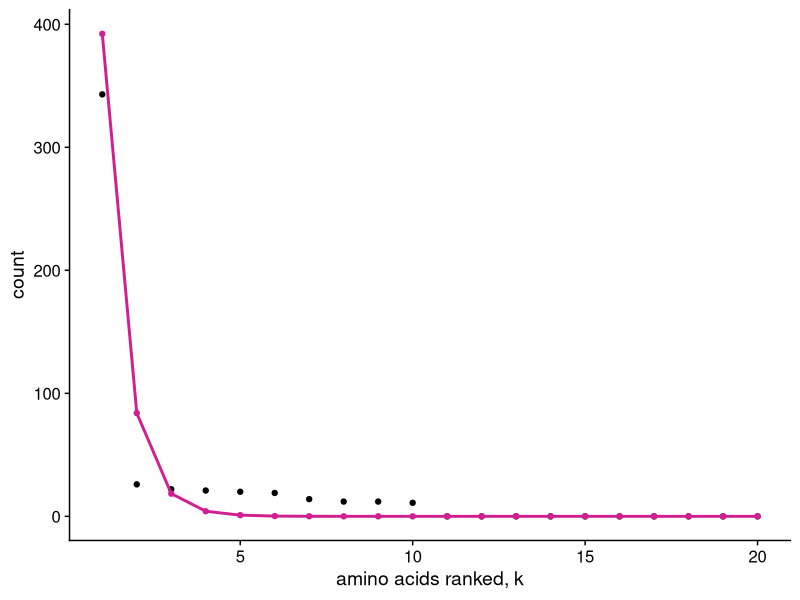
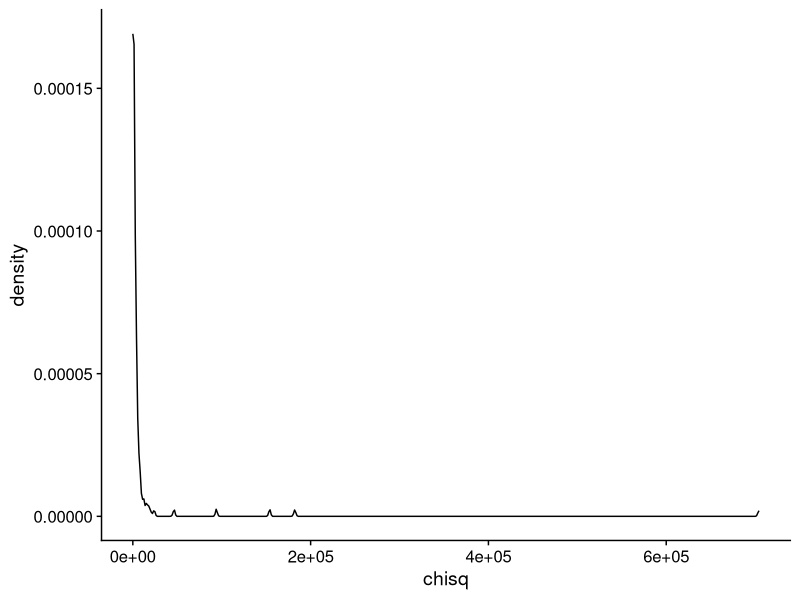
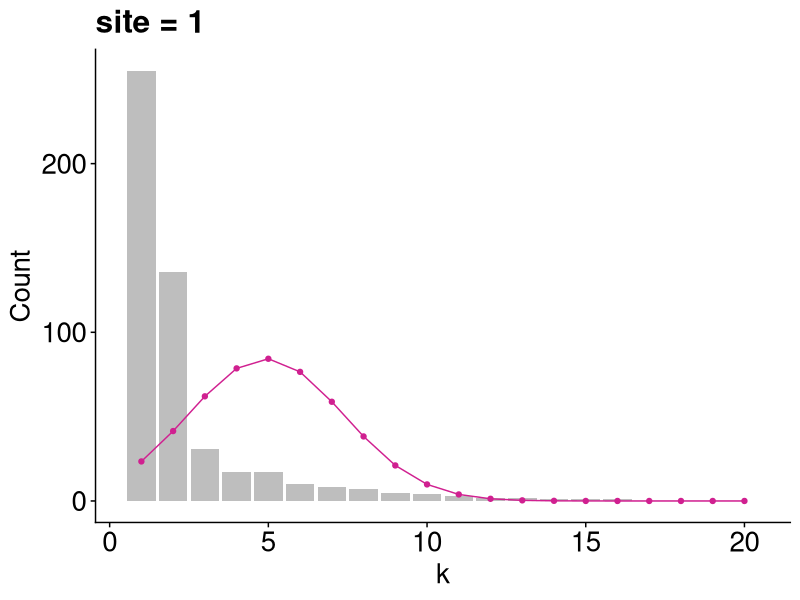
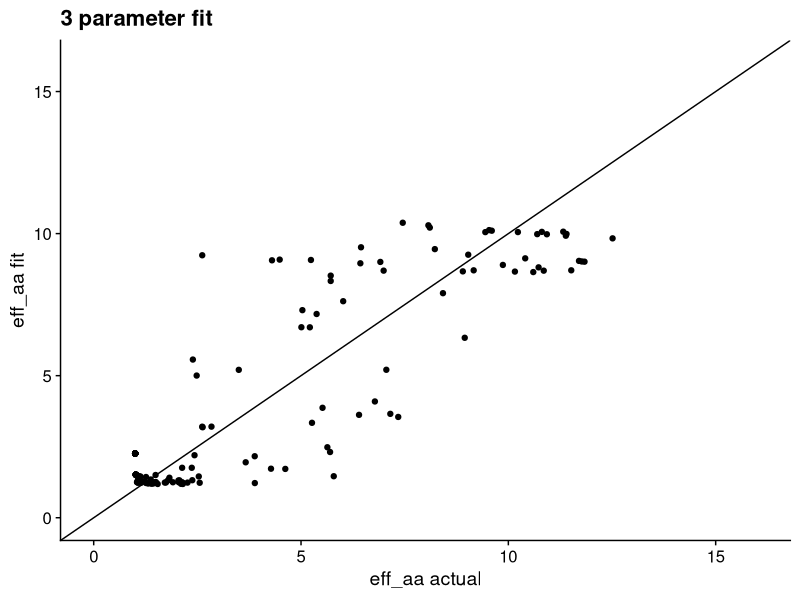
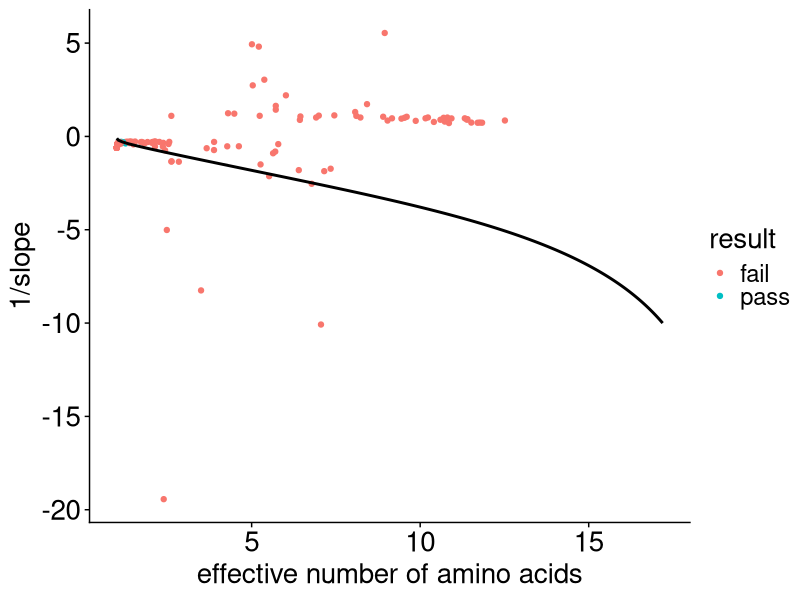

Source code (R) for these figures, in order:
# fit quadratic model to normalized, log-transformed data
# fitting 3 parameter: slope, slope^2, intercept
# use non-linear model, fit to all aa (add small value to zero counts)

library(tidyverse)
library(stringr)
library(cowplot)
library(broom)
theme_set(theme_cowplot())

# read in data
alignment <-read_csv("data/simulated/results_1B4T_A_evolved_split.csv", col_types = cols(.default = "c")) 

# tidy data used for null
alignment %>% 
  mutate(sequence = as.numeric(1:nrow(alignment)) ) %>% 
  gather(key = "site", value = "aa", 1:153) -> tidy_align  

tidy_align$site = as.numeric(tidy_align$site) 

#tidy_align %>% filter(sequence <= 100) -> tidy_align

#---------- ACTUAL DISTRIBUTION ----------
# determine the number of each AA at each site
tidy_align %>% 
  group_by(site, aa) %>% 
  summarize(count = n()) -> site_aa_count

empty_counts <- data_frame(aa = c('A', 'C', 'D', 'E', 'F', 'G', 'H', 'I', 'K', 'L', 'M', 'N', 'P', 'Q', 'R', 'S', 'T', 'V', 'W', 'Y'), 
                           count = rep(0, 20))

# 1. First write a function that can take a data frame with amino acids at one site, and return a data frame with counts, including zeros.
count_by_site <- function(site_df) {
  site_df %>% 
    group_by(aa) %>% 
    summarize(count = n()) -> counts
  full_join(counts, anti_join(empty_counts, counts, by = 'aa'))
}

# 2. Then call that function for all sites and combine the resulting data frames.
tidy_align %>% nest(-site) %>%
  mutate(counts = map(data, count_by_site)) %>%
  dplyr::select(-data) %>%   # use sessionInfo() to find what packages are loaded, conflicted package to give warnings
  unnest() -> all_count


#----------- ESTIMATED DISTRIBUTION ------------
# USING ONLY OBSERVED AA
# order aa by relative frequency
all_count %>%
  arrange(all_count$site, desc(count)) -> ordered_count

# make the categorical variable (aa) numerical (k) by numbering aa's 1-20 in order of freq
ordered_count %>%
  group_by(site) %>%
  mutate(k = as.numeric(1:20)) -> ordered_count

# # remove aa with zero values
# ordered_count %>%
#   filter(count > 0) -> observed_aa

# add a small constant to include aa with zero values
ordered_count %>%
  mutate(count = count + 0.000001) -> observed_aa
ordered_count %>%
  mutate(count_mod = count + 0.000001) -> ordered_count

# count relative to most frequent - rescale to 1 for highly conserved sites
observed_aa %>%
  group_by(site) %>%
  mutate(rel_count = count/max(count)) -> observed_aa

# log-transformed data
observed_aa %>%
  mutate(ln_count = log(rel_count)) -> observed_aa 

#observed_aa %>% filter(site == 75) %>% ggplot(aes(x=k, y=rel_count)) + geom_point()

# fit with two parameters 
#observed_aa %>% mutate(k2 = k*k) -> two_param

#ak+bk^2
#a(k-k0)^2; k0<1, a<= 0
# poly(k,2) not working
observed_aa %>% nest(-site) %>%
  mutate(fit = map(data, ~ lm(ln_count ~ k + I(k^2), data = .)),
         intercept = map_dbl(fit, ~ (.)$coefficients[1]),
         slope = map_dbl(fit, ~ (.)$coefficients[2]),
         sqr_slp = map_dbl(fit, ~ (.)$coefficients[3])) %>% 
  select(-data, -fit) -> fits_2param

# visualize the distribution (at a given site) with linear fits
ordered_count %>%
  group_by(site) %>%
  mutate(rel_count = count/max(count)) -> ordered_count
ordered_count %>%
  mutate(ln_count = log(rel_count)) -> ordered_count

ordered_count %>% 
  left_join(fits_2param, by = "site") %>% 
  mutate(est_dist = slope*exp(k*slope + k*k*sqr_slp + intercept)) -> ordered_count

# rescale to compare w raw count
ordered_count %>%
  group_by(site) %>%
  mutate(est_rel = est_dist/sum(est_dist)) %>%
  mutate(est_count = sum(count)*est_rel) -> ordered_count

# visual comparison
ordered_count %>%
  filter(site == 4) %>%
  ggplot(aes(x = k)) +
  geom_point(aes(y = count), fill = "grey", stat='identity') +
  geom_point(aes(y = est_count, color = "violetred")) +
  geom_line(aes(y = est_count, color = "violetred"), size = 1) +
  scale_color_manual(name = "distribution",
                     values = c("grey" = "grey", "violetred" = "violetred"),
                     labels = c("actual", "estimated"))  +
  labs(x = "amino acids ranked, k", y = "count") +
  theme(legend.position = "none") 


# add small constant to est count for sites that have estimated zero counts
# ordered_count %>%
#   mutate(est_count_mod = est_count+0.00001) -> ordered_count

#------- CHI-SQUARED: ACTUAL VS. ESTIMATED DIST -------
# use raw count
ordered_count %>% nest(-site) %>%
  mutate(chisq = map(data, ~ sum(((.$count_mod - .$est_count)^2)/.$est_count)),
         p_value = map_dbl(chisq, ~ pchisq(., 16, lower.tail=FALSE))) %>% 
  select(-data) %>%
  mutate(p.adjusted = p.adjust(p_value, method= "fdr")) -> chisq_results

chisq_results %>%
  mutate(result = "pass") -> chisq_results

chisq_results$result[chisq_results$p.adjusted < 0.05] <- "fail"

# REMOVE 
chisq_results %>% 
  filter(chisq != "NA") -> chisq_results
chisq_results %>%
  filter(chisq != "NaN") -> chisq_results

chisq_results %>% filter(result == "fail") %>% nrow()/nrow(chisq_results)

chisq_results$chisq <- as.numeric(chisq_results$chisq)
ggplot(chisq_results, aes(chisq)) + geom_density() 

# chisq_results %>% mutate(method = "quadratic") -> chisq_results
# chisq_results_reg %>% mutate(method = "linear") -> chisq_results_reg
# full_join(chisq_results, chisq_results_reg) -> compare_chi
# 
# ggplot(compare_chi, aes(chisq, fill = method)) + geom_density(alpha = 0.5) + xlim(0,600)
# 
# full_join(compare_chi,eff_aa_all) -> compare_chi_eff
# compare_chi_eff %>% filter(result != "NA") -> compare_chi_eff
# 
# ggplot(compare_chi_eff, aes(x=result, y=eff_aa, fill=method)) + geom_violin(alpha=0.5) #+ coord_flip()
# 
# chisq_results %>% filter(result == "fail") %>% nrow()/nrow(chisq_results)
# chisq_results_reg %>% filter(result == "fail") %>% nrow()/nrow(chisq_results_reg)

ordered_count %>%
  filter(site == 1) %>%
  ggplot(aes(x = k)) +
  geom_bar(aes(y = count, fill = "actual"), fill = "grey", stat='identity') +
  geom_point(aes(y = est_count, color = "Estimated")) +
  geom_line(aes(y = est_count, color = "Estimated")) +
  scale_color_manual(" ", values = c("actual" = "grey", "Estimated" = "violetred"))  +
  scale_fill_manual(" ", values = "grey")  +
  theme(legend.position = "none") +
  labs(x = "k", y = "Count") +
  theme(text = element_text(size = 20),
        axis.text = element_text(size = 20)) +
  ggtitle("site = 1") #+ scale_y_log10()

#------- EFFECTIVE NUMBER OF AMINO ACIDS --------
# site_aa_count is actual dist. DOES NOT CONTAIN AA AT ZERO

# eff aa for actual distribution
observed_aa %>%
  group_by(site) %>%
  mutate(frequency = (count)/sum(count)) -> site_aa_freq

site_aa_freq %>% 
  mutate(flnf = frequency*log(frequency)) %>%
  group_by(site) %>% 
  summarize(entropy = -sum(flnf),
            eff_aa = exp(entropy),
            n = length(unique(aa))) -> eff_aa_all

# eff aa for estimated distribution
ordered_count %>% 
  group_by(site) %>%
  mutate(freq = (est_count)/sum(est_count)) -> site_aa_freq_2
site_aa_freq_2 %>% 
  mutate(flnf = freq*log(freq)) %>%
  group_by(site) %>%
  summarize(entr = -sum(flnf),
            eff_aa_est = exp(entr)) -> eff_aa_all_est

left_join(eff_aa_all, eff_aa_all_est) -> compare_eff_aa

ggplot(compare_eff_aa, aes(x=eff_aa, y=eff_aa_est)) + geom_point() +
  geom_abline(slope = 1, intercept = 0) + xlim(0,16) + ylim(0,16) + 
  labs(title = "3 parameter fit", x = "eff_aa actual", y = "eff_aa fit") #-> plot3



#------- RELATIONSHIP BETWEEN GAMMA & EFF AA -------
# ISSUE: need to visualize this relationship as a surface, because 

fits_2param %>%
  left_join(eff_aa_all) %>% 
  select(site, slope, sqr_slp, eff_aa)-> gam_v_effaa

gam_v_effaa %>%
  left_join(chisq_results) %>% 
  select(site, slope, sqr_slp, eff_aa, result) -> gam_v_effaa


neff2 <- function(lambda_inv) {
  lambda <- 1/lambda_inv
  pi <- lambda*exp(-lambda*(0:19))
  C <- sum(pi)
  pi <- pi/C
  exp(-sum(pi*log(pi)))
}

df_theory2 <- data.frame(lambda_inv = (0:-100)/10, ne = vapply((0:-100)/10, neff2, numeric(1)))

ggplot(gam_v_effaa, aes(x = eff_aa, y = 1/slope)) + 
  geom_point(aes(color = result)) +
  #geom_line(data = df_theory, aes(ne, -1/lambda), inherit.aes = FALSE) +
  geom_line(data = df_theory2, aes(ne, lambda_inv), inherit.aes = FALSE, size = 1) +
  #ggtitle("1B4T_A") +
  #ylim(-10,1000) ++
  labs(x = "effective number of amino acids", y = "1/slope") +
  theme(legend.position = "right",
        text = element_text(size = 20),
        axis.text = element_text(size = 20),
        plot.title = element_text(size = 20))  #-> plot1
